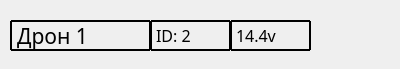
<?xml version="1.0" encoding="UTF-8"?>
<ui version="4.0">
 <class>drone_units</class>
 <widget class="QWidget" name="drone_units">
  <property name="geometry">
   <rect>
    <x>0</x>
    <y>0</y>
    <width>400</width>
    <height>69</height>
   </rect>
  </property>
  <property name="windowTitle">
   <string>Form</string>
  </property>
  <widget class="QLabel" name="voltage">
   <property name="geometry">
    <rect>
     <x>230</x>
     <y>20</y>
     <width>81</width>
     <height>31</height>
    </rect>
   </property>
   <property name="font">
    <font>
     <family>RomanS_IV50</family>
     <pointsize>12</pointsize>
    </font>
   </property>
   <property name="styleSheet">
    <string notr="true">  border-style: outset;
    border-width: 2px;
    border-radius: 1px;
    border-color: black;</string>
   </property>
   <property name="text">
    <string>14.4v</string>
   </property>
  </widget>
  <widget class="QLabel" name="id">
   <property name="geometry">
    <rect>
     <x>150</x>
     <y>20</y>
     <width>81</width>
     <height>31</height>
    </rect>
   </property>
   <property name="font">
    <font>
     <family>RomanS_IV50</family>
     <pointsize>12</pointsize>
    </font>
   </property>
   <property name="styleSheet">
    <string notr="true">  border-style: outset;
    border-width: 2px;
    border-radius: 1px;
    border-color: black;</string>
   </property>
   <property name="text">
    <string>ID: 2</string>
   </property>
  </widget>
  <widget class="QLabel" name="unit">
   <property name="geometry">
    <rect>
     <x>10</x>
     <y>20</y>
     <width>141</width>
     <height>31</height>
    </rect>
   </property>
   <property name="font">
    <font>
     <family>RomanS_IV50</family>
     <pointsize>16</pointsize>
    </font>
   </property>
   <property name="styleSheet">
    <string notr="true">  border-style: outset;
    border-width: 2px;
    border-radius: 1px;
    border-color: black;</string>
   </property>
   <property name="text">
    <string>Дрон 1</string>
   </property>
  </widget>
 </widget>
 <resources/>
 <connections/>
</ui>
